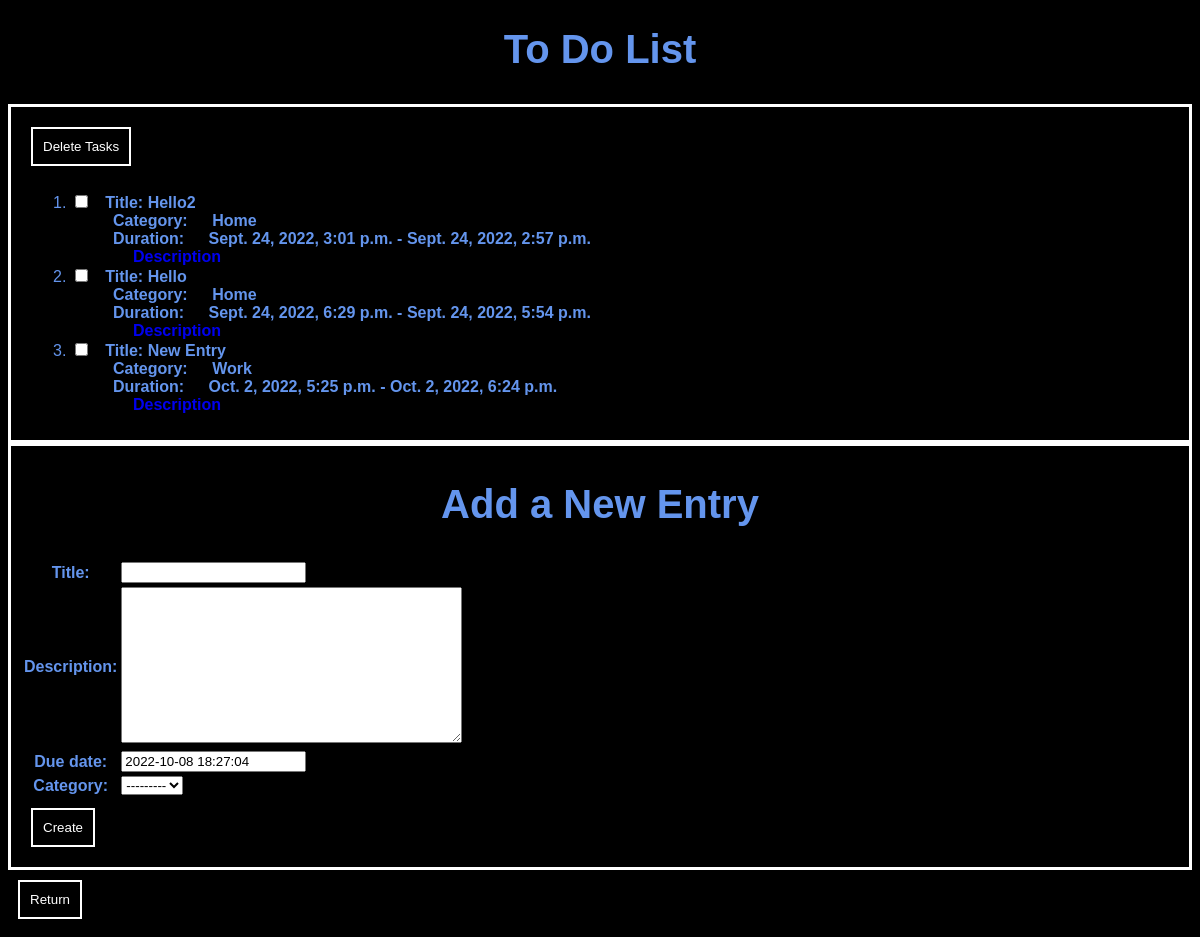
/todolist/, run on the app's committed database.
### listing/models.py (models this page shows, shortened)
class Listing(models.Model):
    title = models.CharField(max_length=200)
    created_time_stamp = models.DateTimeField(auto_now=True)
    description = models.TextField(blank=True)
    due_date = models.DateTimeField(default=timezone.now())
    category = models.ForeignKey(Category_of_List,on_delete=models.CASCADE)
    class Meta:
        ordering = ["due_date"]

class Category_of_List(models.Model):
    name = models.CharField(max_length=15)
    class Meta:
        verbose_name = ("Category")
        verbose_name_plural = ("Categories")
    def __str__(self):
        return self.name

### listing/views.py (the view)
# urls.py: path("todolist/", Tasks,name="listing"),
def Tasks(request):
    cat_list = Category_of_List.objects.all()
    lists = Listing.objects.all()
    print(request.POST)
    if request.method == "POST":
        if "taskDelete" in request.POST:
            if "checkedbox" not in request.POST:
                return redirect("listing")
            else:
                checkedList = request.POST["checkedbox"]
                print(checkedList)
                print(type(checkedList))
                todo = Listing.objects.get(id=int(checkedList))
                todo.delete()
        title = request.POST["title"]
        date  = str(request.POST["due_date"])
        category = request.POST["category"]
        content = title + "---" + category + "---" + date + "---" + request.POST["description"]
        form = ListForm(request.POST)
        if form.is_valid():
            form.save()
            return redirect("listing")
    else:
        form = ListForm()
    return render(request, "index.html", {"cat_list":cat_list, "lists":lists, "form":form})

### Templates/index.html (shortened to what this page needs)
{% extends "base.html" %}
{% load static %}
{% block content %}
	<h1>To Do List</h1>
	<form method="POST">
	<div id="tasklist">
		<button class="taskDelete" name="taskDelete" formnovalidate="" type="submit" onclick="$('input#sublist').click();">Delete Tasks</button>
	  <ul>{% for todo in lists %}
			  <li><input type="checkbox" name="checkedbox" id="{{ todo.id }}" value="{{ todo.id }}">
					  <label for="{{ todo.id }}">Title: <span>{{ todo.title }}</span></label></br>
					  <div id="datatitle">Category: <span>{{ todo.category }}</span></br>
					  Duration: <strong>{{ todo.created_time_stamp }} - {{ todo.due_date }}</strong></br>
					  <a href="{% url 'description' todo.id %}">Description</a>
					</div>
			  </li>
	    {% endfor %}
	  </ul>
	</div>
	<div id="newtaskentry">
	  <h1>Add a New Entry</h1>
		  <table>
			  {{ form }}
		  </table>
		  <button type="submit">Create</button>
</div>
	</form>
<button type="submit" onclick="location.href='/'">Return</button>
{% endblock %}

### Templates/base.html (shortened to what this page needs)
{% load static %}
<!DOCTYPE html>
<html lang="en">
<head>
	<link rel="stylesheet" href="/static/style.css">
</head>
<body>
	{% block content %}
  {% endblock %}
</body>
</html>

### static/style.css (style rules this page uses)
body { font-family: sans-serif; color: cornflowerblue; background-color: black; }
h1, h2 { font-size: 40px; font-family: sans-serif; padding-bottom: 5px; text-align: center; }
ol li a, ul li a { text-decoration: none; }
ul { list-style: square; counter-reset: cupcake; padding-left: 32px; }
ul li { list-style: none; counter-increment: cupcake; }
ul li:before { content: counters(cupcake, ".") ". "; }
#tasklist { padding: 10px; border-style: solid; border-color: white; }
#newtaskentry { padding: 10px; border-style: solid; border-color: white; }
button[type="submit"] { padding: 10px; border-style: solid; border-color: white; background-color: black; color: white; margin:10px; }
#datatitle { padding: 0px 50px; font-weight: bold; margin-left: 10px; }
li label { padding: 10px; font-weight: bold; }
#datatitle span, #datatitle strong, #datatitle a { padding: 20px; }

### data on the page
Listing: title "Hello2", category "Home", created_time_stamp "Sept. 24, 2022, 3:01 p.m.", due_date "Sept. 24, 2022, 2:57 p.m."
Listing: title "Hello", category "Home", created_time_stamp "Sept. 24, 2022, 6:29 p.m.", due_date "Sept. 24, 2022, 5:54 p.m."
Listing: title "New Entry", category "Work", created_time_stamp "Oct. 2, 2022, 5:25 p.m.", due_date "Oct. 2, 2022, 6:24 p.m."
